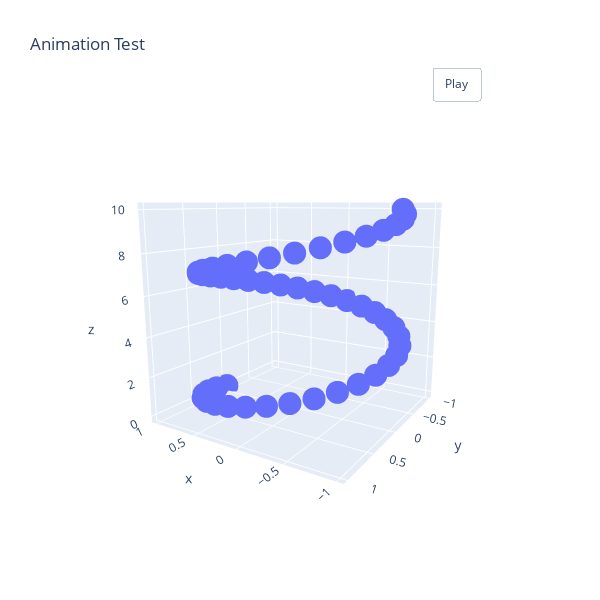

The cell this chart's notebook holds for it:
### Code cell
import plotly.graph_objects as go
import numpy as np

# Helix equation
t = np.linspace(0, 10, 50)
x, y, z = np.cos(t), np.sin(t), t

data=[go.Scatter3d(x=x, y=y, z=z, mode='markers')]

x_eye = -1.25
y_eye = 2
z_eye = 0.5

layout = go.Layout(
         title='Animation Test',
         width=600,
         height=600,
         scene=dict(camera=dict(eye=dict(x=x_eye, y=y_eye, z=z_eye))),
         updatemenus=[dict(type='buttons',
                  showactive=False,
                  y=1,
                  x=0.8,
                  xanchor='left',
                  yanchor='bottom',
                  pad=dict(t=45, r=10),
                  buttons=[dict(label='Play',
                                 method='animate',
                                 args=[None, dict(frame=dict(duration=2, redraw=False), 
                                                             transition=dict(duration=0),
                                                             fromcurrent=True,
                                                             mode='immediate'
                                                            )]
                                            )
                                      ]
                              )
                        ]
)


def rotate_z(x, y, z, theta):
    w = x+1j*y
    return np.real(np.exp(1j*theta)*w), np.imag(np.exp(1j*theta)*w), z

frames=[]
for t in np.arange(0, 6.26, 0.1):
    xe, ye, ze = rotate_z(x_eye, y_eye, z_eye, -t)
    frames.append(dict(layout=dict(scene=dict(camera=dict(eye=dict(x=xe, y=ye, z=ze))))))

fig = go.Figure(data=data, layout=layout, frames=frames)

fig.show()

### Figure 1 — Plotly figure (JSON) as saved in the notebook; plotly's stock layout.template omitted (floating-point values rounded to 4 significant figures)
{"data": [{"mode": "markers", "type": "scatter3d", "x": [1, 0.9792, 0.9179, 0.8184, 0.6849, 0.523, 0.3394, 0.1417, -0.06182, -0.2628, -0.4529, -0.6242, -0.7696, -0.883, -0.9598, -0.9968, -0.9924, -0.9468, -0.8619, -0.7412, -0.5898, -0.4138, -0.2208, -0.01851, 0.1845, 0.3799, 0.5595, 0.7158, 0.8425, 0.9342, 0.9871, 0.9991, 0.9695, 0.8998, 0.7927, 0.6527, 0.4856, 0.2983, 0.09872, -0.105, -0.3044, -0.4911, -0.6575, -0.7965, -0.9025, -0.9711, -0.9993, -0.9861, -0.9319, -0.8391], "y": [0, 0.2027, 0.3969, 0.5747, 0.7286, 0.8523, 0.9406, 0.9899, 0.9981, 0.9648, 0.8916, 0.7813, 0.6386, 0.4693, 0.2806, 0.08028, -0.1234, -0.322, -0.5072, -0.6713, -0.8076, -0.9103, -0.9753, -0.9998, -0.9828, -0.925, -0.8289, -0.6983, -0.5387, -0.3568, -0.16, 0.04333, 0.2449, 0.4363, 0.6096, 0.7576, 0.8742, 0.9545, 0.9951, 0.9945, 0.9526, 0.8711, 0.7535, 0.6046, 0.4306, 0.2388, 0.03701, -0.1663, -0.3627, -0.544], "z": [0, 0.2041, 0.4082, 0.6122, 0.8163, 1.02, 1.224, 1.429, 1.633, 1.837, 2.041, 2.245, 2.449, 2.653, 2.857, 3.061, 3.265, 3.469, 3.673, 3.878, 4.082, 4.286, 4.49, 4.694, 4.898, 5.102, 5.306, 5.51, 5.714, 5.918, 6.122, 6.327, 6.531, 6.735, 6.939, 7.143, 7.347, 7.551, 7.755, 7.959, 8.163, 8.367, 8.571, 8.776, 8.98, 9.184, 9.388, 9.592, 9.796, 10]}], "layout": {"height": 600, "scene": {"camera": {"eye": {"x": -1.25, "y": 2, "z": 0.5}}}, "title": {"text": "Animation Test"}, "updatemenus": [{"buttons": [{"args": [null, {"frame": {"duration": 2, "redraw": false}, "fromcurrent": true, "mode": "immediate", "transition": {"duration": 0}}], "label": "Play", "method": "animate"}], "pad": {"r": 10, "t": 45}, "showactive": false, "type": "buttons", "x": 0.8, "xanchor": "left", "y": 1, "yanchor": "bottom"}], "width": 600}}
